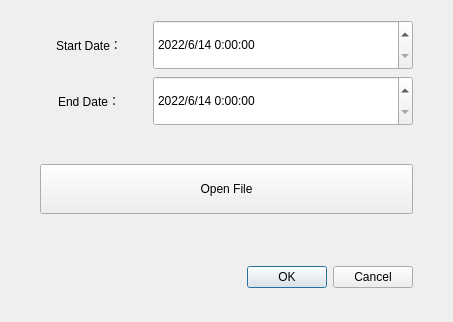
<?xml version="1.0" encoding="UTF-8"?>
<ui version="4.0">
 <class>mExportDateDlg</class>
 <widget class="QDialog" name="mExportDateDlg">
  <property name="geometry">
   <rect>
    <x>0</x>
    <y>0</y>
    <width>453</width>
    <height>322</height>
   </rect>
  </property>
  <property name="windowTitle">
   <string>Dialog</string>
  </property>
  <layout class="QGridLayout" name="gridLayout">
   <property name="leftMargin">
    <number>20</number>
   </property>
   <property name="topMargin">
    <number>20</number>
   </property>
   <property name="rightMargin">
    <number>20</number>
   </property>
   <property name="bottomMargin">
    <number>20</number>
   </property>
   <item row="0" column="0">
    <layout class="QVBoxLayout" name="verticalLayout">
     <property name="leftMargin">
      <number>20</number>
     </property>
     <property name="rightMargin">
      <number>20</number>
     </property>
     <item>
      <layout class="QHBoxLayout" name="horizontalLayout">
       <property name="spacing">
        <number>15</number>
       </property>
       <item>
        <widget class="QLabel" name="label">
         <property name="text">
          <string>Start Date：</string>
         </property>
         <property name="alignment">
          <set>Qt::AlignCenter</set>
         </property>
        </widget>
       </item>
       <item>
        <widget class="QDateTimeEdit" name="mStartTime">
         <property name="minimumSize">
          <size>
           <width>260</width>
           <height>50</height>
          </size>
         </property>
         <property name="minimumDateTime">
          <datetime>
           <hour>0</hour>
           <minute>0</minute>
           <second>0</second>
           <year>2022</year>
           <month>6</month>
           <day>14</day>
          </datetime>
         </property>
         <property name="displayFormat">
          <string>yyyy/M/d H:mm:ss</string>
         </property>
        </widget>
       </item>
      </layout>
     </item>
     <item>
      <layout class="QHBoxLayout" name="horizontalLayout_2">
       <property name="spacing">
        <number>15</number>
       </property>
       <item>
        <widget class="QLabel" name="label_2">
         <property name="text">
          <string>End Date：</string>
         </property>
         <property name="alignment">
          <set>Qt::AlignCenter</set>
         </property>
        </widget>
       </item>
       <item>
        <widget class="QDateTimeEdit" name="mEndTime">
         <property name="minimumSize">
          <size>
           <width>260</width>
           <height>50</height>
          </size>
         </property>
         <property name="minimumDateTime">
          <datetime>
           <hour>0</hour>
           <minute>0</minute>
           <second>0</second>
           <year>2022</year>
           <month>6</month>
           <day>14</day>
          </datetime>
         </property>
         <property name="displayFormat">
          <string>yyyy/M/d H:mm:ss</string>
         </property>
        </widget>
       </item>
      </layout>
     </item>
     <item>
      <widget class="QLabel" name="label_4">
       <property name="text">
        <string/>
       </property>
      </widget>
     </item>
     <item>
      <widget class="QPushButton" name="mOpenFileBtn">
       <property name="minimumSize">
        <size>
         <width>0</width>
         <height>50</height>
        </size>
       </property>
       <property name="maximumSize">
        <size>
         <width>16777215</width>
         <height>50</height>
        </size>
       </property>
       <property name="text">
        <string>Open File</string>
       </property>
      </widget>
     </item>
     <item>
      <widget class="QLabel" name="label_3">
       <property name="text">
        <string/>
       </property>
      </widget>
     </item>
     <item>
      <widget class="QDialogButtonBox" name="buttonBox">
       <property name="minimumSize">
        <size>
         <width>0</width>
         <height>50</height>
        </size>
       </property>
       <property name="maximumSize">
        <size>
         <width>16777215</width>
         <height>50</height>
        </size>
       </property>
       <property name="orientation">
        <enum>Qt::Horizontal</enum>
       </property>
       <property name="standardButtons">
        <set>QDialogButtonBox::Cancel|QDialogButtonBox::Ok</set>
       </property>
      </widget>
     </item>
    </layout>
   </item>
  </layout>
 </widget>
 <resources/>
 <connections>
  <connection>
   <sender>buttonBox</sender>
   <signal>accepted()</signal>
   <receiver>mExportDateDlg</receiver>
   <slot>accept()</slot>
   <hints>
    <hint type="sourcelabel">
     <x>248</x>
     <y>254</y>
    </hint>
    <hint type="destinationlabel">
     <x>157</x>
     <y>274</y>
    </hint>
   </hints>
  </connection>
  <connection>
   <sender>buttonBox</sender>
   <signal>rejected()</signal>
   <receiver>mExportDateDlg</receiver>
   <slot>reject()</slot>
   <hints>
    <hint type="sourcelabel">
     <x>316</x>
     <y>260</y>
    </hint>
    <hint type="destinationlabel">
     <x>286</x>
     <y>274</y>
    </hint>
   </hints>
  </connection>
 </connections>
</ui>
